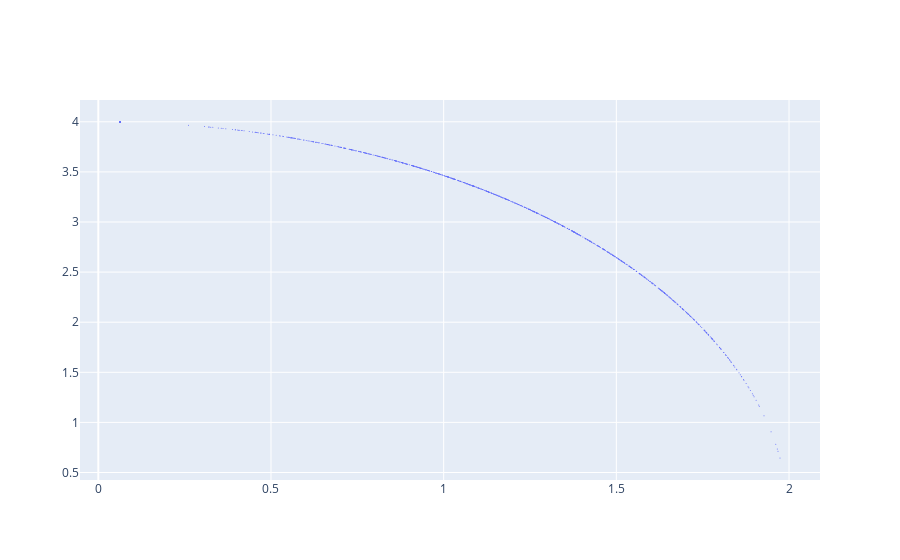

Notebook code cell kept with this figure:
### Code cell
#fig = go.Figure(go.Scatter3d(x=y[:,0],y=y[:,1],z=y[:,2],mode="markers", marker_size=1))
fig = go.Figure(go.Scatter(x=y[:,0],y=y[:,1],mode="markers", marker_size=1))
fig

### Figure 1 — Plotly figure (JSON) as saved in the notebook; plotly's stock layout.template omitted (floating-point values rounded to 4 significant figures; data arrays with more than 128 entries replaced by an {"elided": "..."} marker saying what was removed)
{"data": [{"marker": {"size": 1}, "mode": "markers", "type": "scatter", "x": {"elided": "1000 float values"}, "y": {"elided": "1000 float values"}}], "layout": {}}
